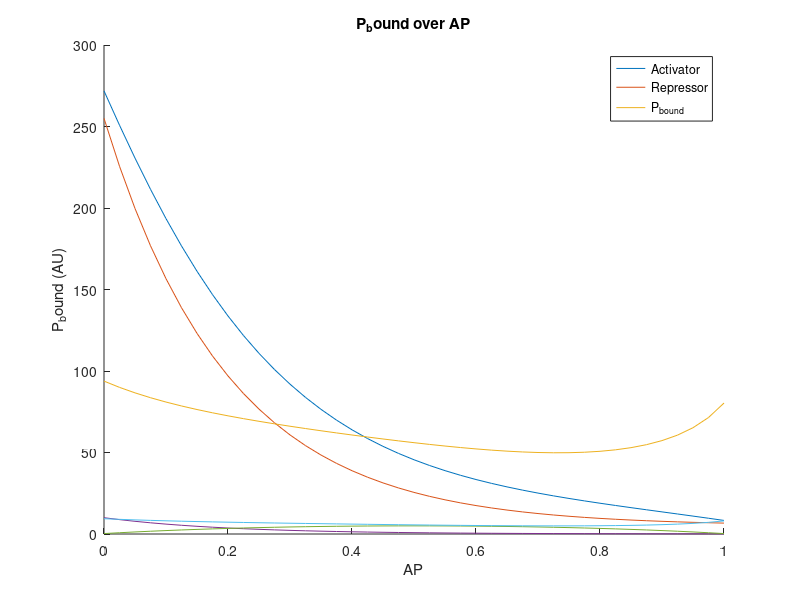

Write MATLAB code to recreate this figure. (Note: this script raises an error after producing the figure.)
% Theoretical Modeling, start from the simplest case of one Bcd and one
% Runt binding sites, then explicitly thinking about RNAP recruitment to
% the promoter.

% Variables : 
% A/K_A (A) = activator conc. divided by the dissociation constant of
% the activator and its binding site.
% R/K_A (R) = repressor conc. divided by the dissociation constant of
% the repressor and its binding site.
% wAR : interaction term between the activator and repressor
% wAP : interaction term between the activator and RNAP
% wRP : interaction term between the repressor and RNAP
% P : P/K_P = RNAP conc. divided by the dissociation constant of the RNAP
% and promoter.
%% Initial definition of variables (or parameters)P
clear all
X = linspace(0,1,41); 
BcdScale = 10;
RuntScale = 10;

% for Bcd, I start with this, with the length constant of 0.2, which is the value from Feng Liu's paper.
A = BcdScale * exp(-5*X); 

R = RuntScale * (-1* exp((X-0.5).^2) + 1.3)/0.3;

P = 5;

wAR = 1;
wAP = 5;
wRP = 0;

% Partition function : 
% Pbound

PartitionFunction = 1 + A + R + A.*R*wAR + P + A*P*wAP + R*P*wRP + A.*R*P*wAR*wAP*wRP;

RNAPBoundStates = P + A*P*wAP + R*P*wRP + A.*R*P*wAR*wAP*wRP;

P_bound = RNAPBoundStates ./ PartitionFunction;

% Calculating the P_bound for zero repressor site, and only one activator
% site.
%R=0;
%PartitionFunction = 1 + A + R + A.*R*wAR + P + A*P*wAP + R*P*wRP + A.*R*P*wAR*wAP*wRP;

%RNAPBoundStates = P + A*P*wAP + R*P*wRP + A.*R*P*wAR*wAP*wRP;

hold on
plot(X,PartitionFunction)
plot(X,RNAPBoundStates)
plot(X,RNAPBoundStates./PartitionFunction * 100)
legend('PartitionFunction','RNAPBound','P_Bound')
%% plot Rate_1 and Rate_0 for wR
hold on
    plot(X,A)
    plot(X,R*0.5)
    plot(X,P_bound*10)

% for i=1:length(wR)
%     plot(X,Ratio(:,:,i))
% end
title('P_bound over AP')
xlabel('AP')
ylabel('P_bound (AU)')
legend('Activator','Repressor','P_{bound}')
%,num2str(wR(1)),num2str(wR(2)),num2str(wR(3)))
standardizeFigure(gca,legend,[])



%% Explore broader parameter space (Nov.2018)
% the idea is trying to make somewhat general predictions for all possible
% activator and repressor conc. combinations. Then, try to narrow down
% realistic parameter space (sub-space)

%% P_{bound} for the Competition 
A = [1:10,20:10:100,200:100:1000];
%A = [1 10 100 1000 10000];
%R = [1:10,20:10:100,200:100:1000];
R = [1 10 100 1000];

P = 1;
wAR = 0; % competition
wAP = 10;
wRP = 0;

PartitionFunction = nan(length(A),length(R));
RNAPBoundStates = nan(length(A),length(R));
P_bound = nan(length(A),length(R));

for i=1:length(A)
    for j=1:length(R)
        PartitionFunction(i,j) = 1 + A(i) + R(j) + A(i).*R(j)*wAR + P + A(i)*P*wAP + R(j)*P*wRP + A(i).*R(j)*P*wAR*wAP*wRP;
        RNAPBoundStates(i,j) = P + A(i)*P*wAP + R(j)*P*wRP + A(i).*R(j)*P*wAR*wAP*wRP;
    end
end
P_bound = RNAPBoundStates ./ PartitionFunction;

surf(R,A,P_bound)

title('P_{bound} for competitive repression')
xlabel('Runt(AU)')
ylabel('Bcd(AU)')
zlabel('P_{bound}')

%% Get the fold-change (competitive)
A = [1:10,20:10:100,200:100:1000];
%A = [1 10 100 1000 10000];
%R = [1:10,20:10:100,200:100:1000];
R = [0 0 0 0];

P = 1;
wAR = 0;
wAP = 10;
wRP = 0;

PartitionFunction_R0 = nan(length(A),length(R));
RNAPBoundStates_R0 = nan(length(A),length(R));
P_bound_R0 = nan(length(A),length(R));

for i=1:length(A)
    for j=1:length(R)
        PartitionFunction_R0(i,j) = 1 + A(i) + R(j) + A(i).*R(j)*wAR + P + A(i)*P*wAP + R(j)*P*wRP + A(i).*R(j)*P*wAR*wAP*wRP;
        RNAPBoundStates_R0(i,j) = P + A(i)*P*wAP + R(j)*P*wRP + A(i).*R(j)*P*wAR*wAP*wRP;
    end
end
P_bound_R0 = RNAPBoundStates_R0 ./ PartitionFunction_R0;

Fold_change_compete_R0 = P_bound./ P_bound_R0;
%surf(R,A,Fold_change_nocompete)
%title('P_{bound} for non-competitive repression')
%xlabel('Runt(AU)')
%ylabel('Bcd(AU)')
%zlabel('Fold-change')

semilogx(A,Fold_change_compete_R0(:,1))
hold on
for i=2:length(R)
    semilogx(A,Fold_change_compete_R0(:,i))
end
title('Fold-change(competitive)')
xlabel('Bcd(AU)')
ylabel('P_{bound}')
legend('R=1','R=10','R=100','R=1000','Location','SouthEast')
standardizeFigure(gca,legend,[])
%% Explore the A, R parameter space - non-competitive repression
A = [1:10,20:10:100,200:100:1000];
%A = [1 10 100 1000 10000];
%R = [1:10,20:10:100,200:100:1000];
R = [1 10 100 1000];

P = 1;
wAR = 1;
wAP = 10;
wRP = 0;

PartitionFunction_nocompete = nan(length(A),length(R));
RNAPBoundStates_nocompete = nan(length(A),length(R));
P_bound_nocompete = nan(length(A),length(R));

for i=1:length(A)
    for j=1:length(R)
        PartitionFunction_nocompete(i,j) = 1 + A(i) + R(j) + A(i).*R(j)*wAR + P + A(i)*P*wAP + R(j)*P*wRP + A(i).*R(j)*P*wAR*wAP*wRP;
        RNAPBoundStates_nocompete(i,j) = P + A(i)*P*wAP + R(j)*P*wRP + A(i).*R(j)*P*wAR*wAP*wRP;
    end
end
P_bound_nocompete = RNAPBoundStates_nocompete ./ PartitionFunction_nocompete;

surf(R,A,P_bound_nocompete)

title('P_{bound} for non-competitive repression')
xlabel('Runt(AU)')
ylabel('Bcd(AU)')
zlabel('P_{bound}')


%% Get the fold-change (non-competitive)
A = [1:10,20:10:100,200:100:1000];
%A = [1 10 100 1000 10000];
%R = [1:10,20:10:100,200:100:1000];
R = [0 0 0 0];

P = 1;
wAR = 1;
wAP = 10;
wRP = 0;

PartitionFunction_nocompete_R0 = nan(length(A),length(R));
RNAPBoundStates_nocompete_R0 = nan(length(A),length(R));
P_bound_nocompete_R0 = nan(length(A),length(R));

for i=1:length(A)
    for j=1:length(R)
        PartitionFunction_nocompete_R0(i,j) = 1 + A(i) + R(j) + A(i).*R(j)*wAR + P + A(i)*P*wAP + R(j)*P*wRP + A(i).*R(j)*P*wAR*wAP*wRP;
        RNAPBoundStates_nocompete_R0(i,j) = P + A(i)*P*wAP + R(j)*P*wRP + A(i).*R(j)*P*wAR*wAP*wRP;
    end
end
P_bound_nocompete_R0 = RNAPBoundStates_nocompete_R0 ./ PartitionFunction_nocompete_R0;

Fold_change_nocompete = P_bound_nocompete./ P_bound_nocompete_R0;
%surf(R,A,Fold_change_nocompete)
%title('P_{bound} for non-competitive repression')
%xlabel('Runt(AU)')
%ylabel('Bcd(AU)')
%zlabel('Fold-change')

semilogx(A,Fold_change_nocompete(:,1))
hold on
for i=2:length(R)
    semilogx(A,Fold_change_nocompete(:,i))
end
title('Fold-change(non-competitive)')
xlabel('Bcd(AU)')
ylabel('P_{bound}')
legend('R=1','R=10','R=100','R=1000','Location','SouthEast')
standardizeFigure(gca,legend,[])

%% Get the ratio between competition vs non-competition

Ratio_P_bound = P_bound ./ P_bound_nocompete;

%h = axes;
%set(h,'xscale','log')
%set(h,'yscale','log')

surf(R,A,Ratio_P_bound)

title('Ratio of P_{bound} between competitive vs non-competitive')
xlabel('Runt(AU)')
ylabel('Bcd(AU)')
zlabel('P_{bound}')

%% figure out how to constrain parameters like wAR, etc.
% A and R actual values would be on the order or 10^1 (guess...)
% Let's start with A=10, and R=10, then try to find reasonable P, wAR, wAP,
% etc.

% A=10;
% R=10;
% P = 1;
% wAR = 1;
% wAP = 10;
% wRP = 0;
% 
% PartitionFunction = 1 + A + R + A.*R*wAR + P + A*P*wAP + R*P*wRP + A.*R*P*wAR*wAP*wRP;
% 
% RNAPBoundStates = P + A*P*wAP + R*P*wRP + A.*R*P*wAR*wAP*wRP;
% 
% P_bound = RNAPBoundStates ./ PartitionFunction;

%% Plot cross-sections (competition)
h = axes;
set(h,'xscale','log')
hold on

for i=1:length(R)
    semilogx(A,P_bound(:,i))
    pause
end
ylim([0 1])
title('P_{bound} for different Repressor/Activator ratio')
xlabel('Activator concentration(AU)')
ylabel('P_{bound}')
legend('1/10','1','10','100')

standardizeFigure(gca,legend,[])

%% Plot cross-sections (non-competitive)
h = axes;
set(h,'xscale','log')
hold on

for i=1:length(R)
    semilogx(A,P_bound_nocompete(:,i))
    pause
end
ylim([0 1])
title('P_{bound} for different Repressor/Activator ratio')
xlabel('Activator concentration(AU)')
ylabel('P_{bound}')
legend('1/10','1','10','100')

standardizeFigure(gca,legend,[])
%% Realistic parameter space (of Bcd and Runt)
% Here, I will make pairs of Bcd and Runt 
% For Bcd, I start with this, with the length constant of 0.2, which is the value from Feng Liu's paper.

X =0:0.025:1; % AP axis, 2.5%
BcdScale = 100;
RuntScale = 100;

Bcd = BcdScale * exp(-5*X); 
Runt = RuntScale * (-1* exp((X-0.5).^2) + 1.3)/0.3;

% Parameter sets
P = 1;
wAR = 1;
wAP = 10;
wRP = 0;

% P_{bound}
PartitionFunction_AP = 1 + Bcd + Runt + Bcd.*Runt*wAR + P + Bcd*P*wAP + Runt*P*wRP + Bcd.*Runt*P*wAR*wAP*wRP;
RNAPBoundStates_AP = P + Bcd*P*wAP + Runt*P*wRP + Bcd.*Runt*P*wAR*wAP*wRP;

P_bound_AP = RNAPBoundStates_AP./PartitionFunction_AP;

plot(X,P_bound_AP)



%% 
hold on
for i=1:length(X)
    scatter3(Runt(i),Bcd(i),P_bound_AP(i))
end

%% 2018-11-09(Friday)
% Revisit the idea of generating polarizing plots for different scenarios
% of repression
% Plug in 5kbT for energy terms

%% Competition
A = [1:10,20:10:100,200:100:1000];
%A = [1 10 100 1000 10000];
%R = [1:10,20:10:100,200:100:1000];
R = [10:10:1000];
%R = [1 10 100 1000];
eps = 5;
P = 0.1;
wAR = 0;
wAP = exp(eps);
wRP = 1;

PartitionFunction_compete = nan(length(A),length(R));
RNAPBoundStates_compete = nan(length(A),length(R));
P_bound_compete = nan(length(A),length(R));

for i=1:length(A)
    for j=1:length(R)
        PartitionFunction_compete(i,j) = 1 + A(i) + R(j) + A(i).*R(j)*wAR + P + A(i)*P*wAP + R(j)*P*wRP + A(i).*R(j)*P*wAR*wAP*wRP;
        RNAPBoundStates_compete(i,j) = P + A(i)*P*wAP + R(j)*P*wRP + A(i).*R(j)*P*wAR*wAP*wRP;
    end
end
P_bound_compete = RNAPBoundStates_compete ./ PartitionFunction_compete;

surf(R,A,P_bound_compete)

title('P_{bound} for competitive repression')
xlabel('Runt(AU)')
ylabel('Bcd(AU)')
zlabel('P_{bound}')

%% Quenching
A = [1:10,20:10:100,200:100:1000];
%A = [1 10 100 1000 10000];
%R = [1:10,20:10:100,200:100:1000];
R = [10:10:1000];
eps = 3;
P = 0.1;
wAR = 1;
wAP = exp(5);
wRP = 1;
DelwAP = exp(-eps);

PartitionFunction_quench = nan(length(A),length(R));
RNAPBoundStates_quench = nan(length(A),length(R));
P_bound_quench = nan(length(A),length(R));

for i=1:length(A)
    for j=1:length(R)
        PartitionFunction_quench(i,j) = 1 + A(i) + R(j) + A(i).*R(j)*wAR + P + A(i)*P*wAP + R(j)*P*wRP + A(i).*R(j)*P*wAR*wAP*wRP*DelwAP;
        RNAPBoundStates_quench(i,j) = P + A(i)*P*wAP + R(j)*P*wRP + A(i).*R(j)*P*wAR*wAP*wRP*DelwAP;
    end
end
P_bound_quench = RNAPBoundStates_quench ./ PartitionFunction_quench;

surf(R,A,P_bound_quench)

title('P_{bound} for quenching repression')
xlabel('Runt(AU)')
ylabel('Bcd(AU)')
zlabel('P_{bound}')

%% Direct repression
A = [1:10,20:10:100,200:100:1000];
%A = [1 10 100 1000 10000];
%R = [1:10,20:10:100,200:100:1000];
R = [10:10:1000];

P = 0.1;
wAR = 1;
wAP = exp(5);
wRP = exp(-5);


PartitionFunction_quench = nan(length(A),length(R));
RNAPBoundStates_quench = nan(length(A),length(R));
P_bound_quench = nan(length(A),length(R));

for i=1:length(A)
    for j=1:length(R)
        PartitionFunction_direct(i,j) = 1 + A(i) + R(j) + A(i).*R(j)*wAR + P + A(i)*P*wAP + R(j)*P*wRP + A(i).*R(j)*P*wAR*wAP*wRP*DelwAP;
        RNAPBoundStates_direct(i,j) = P + A(i)*P*wAP + R(j)*P*wRP + A(i).*R(j)*P*wAR*wAP*wRP*DelwAP;
    end
end
P_bound_direct = RNAPBoundStates_direct ./ PartitionFunction_direct;

surf(R,A,P_bound_direct)

title('P_{bound} for direct repression')
xlabel('Runt(AU)')
ylabel('Bcd(AU)')
zlabel('P_{bound}')

%% Ratio
Ratio_compete_quench = P_bound_compete ./ P_bound_quench;

surf(R,A,Ratio_compete_quench)

title('Ratio of P_{bound} for competition vs quenching')
xlabel('Runt(AU)')
ylabel('Bcd(AU)')
zlabel('Ratio of P_{bound}')